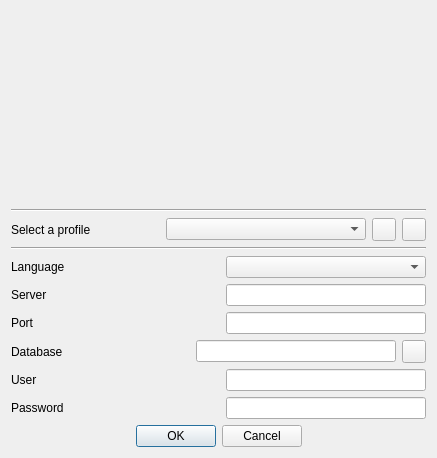
<?xml version="1.0" encoding="UTF-8"?>
<ui version="4.0">
 <class>frmAccess</class>
 <widget class="QDialog" name="frmAccess">
  <property name="windowModality">
   <enum>Qt::WindowModal</enum>
  </property>
  <property name="geometry">
   <rect>
    <x>0</x>
    <y>0</y>
    <width>437</width>
    <height>458</height>
   </rect>
  </property>
  <property name="sizePolicy">
   <sizepolicy hsizetype="Fixed" vsizetype="Fixed">
    <horstretch>0</horstretch>
    <verstretch>0</verstretch>
   </sizepolicy>
  </property>
  <property name="modal">
   <bool>true</bool>
  </property>
  <layout class="QHBoxLayout" name="horizontalLayout_8">
   <item>
    <layout class="QVBoxLayout" name="verticalLayout">
     <item>
      <layout class="QHBoxLayout" name="horizontalLayout_2">
       <item>
        <spacer name="horizontalSpacer_2">
         <property name="orientation">
          <enum>Qt::Horizontal</enum>
         </property>
         <property name="sizeHint" stdset="0">
          <size>
           <width>40</width>
           <height>20</height>
          </size>
         </property>
        </spacer>
       </item>
       <item>
        <widget class="QLabel" name="lblPixmap">
         <property name="sizePolicy">
          <sizepolicy hsizetype="Fixed" vsizetype="Fixed">
           <horstretch>0</horstretch>
           <verstretch>0</verstretch>
          </sizepolicy>
         </property>
         <property name="minimumSize">
          <size>
           <width>80</width>
           <height>80</height>
          </size>
         </property>
         <property name="maximumSize">
          <size>
           <width>80</width>
           <height>80</height>
          </size>
         </property>
         <property name="text">
          <string/>
         </property>
         <property name="scaledContents">
          <bool>true</bool>
         </property>
         <property name="alignment">
          <set>Qt::AlignCenter</set>
         </property>
        </widget>
       </item>
       <item>
        <spacer name="horizontalSpacer">
         <property name="orientation">
          <enum>Qt::Horizontal</enum>
         </property>
         <property name="sizeHint" stdset="0">
          <size>
           <width>40</width>
           <height>20</height>
          </size>
         </property>
        </spacer>
       </item>
      </layout>
     </item>
     <item>
      <widget class="QLabel" name="lbl">
       <property name="font">
        <font>
         <weight>75</weight>
         <bold>true</bold>
        </font>
       </property>
       <property name="text">
        <string/>
       </property>
       <property name="alignment">
        <set>Qt::AlignCenter</set>
       </property>
      </widget>
     </item>
     <item>
      <widget class="Line" name="line">
       <property name="orientation">
        <enum>Qt::Horizontal</enum>
       </property>
      </widget>
     </item>
     <item>
      <layout class="QHBoxLayout" name="horizontalLayout_9">
       <item>
        <widget class="QLabel" name="lblLanguage_2">
         <property name="text">
          <string>Select a profile</string>
         </property>
        </widget>
       </item>
       <item>
        <widget class="QComboBox" name="cmbProfiles">
         <property name="sizePolicy">
          <sizepolicy hsizetype="Expanding" vsizetype="Fixed">
           <horstretch>0</horstretch>
           <verstretch>0</verstretch>
          </sizepolicy>
         </property>
         <property name="maximumSize">
          <size>
           <width>200</width>
           <height>16777215</height>
          </size>
         </property>
         <property name="focusPolicy">
          <enum>Qt::NoFocus</enum>
         </property>
        </widget>
       </item>
       <item>
        <widget class="QToolButton" name="cmdProfileNew">
         <property name="focusPolicy">
          <enum>Qt::NoFocus</enum>
         </property>
         <property name="toolTip">
          <string>Create a new profile</string>
         </property>
         <property name="text">
          <string/>
         </property>
        </widget>
       </item>
       <item>
        <widget class="QToolButton" name="cmdProfileDelete">
         <property name="focusPolicy">
          <enum>Qt::NoFocus</enum>
         </property>
         <property name="toolTip">
          <string>Delete current profile</string>
         </property>
         <property name="text">
          <string/>
         </property>
        </widget>
       </item>
      </layout>
     </item>
     <item>
      <widget class="Line" name="line_2">
       <property name="orientation">
        <enum>Qt::Horizontal</enum>
       </property>
      </widget>
     </item>
     <item>
      <layout class="QHBoxLayout" name="horizontalLayout">
       <item>
        <widget class="QLabel" name="lblLanguage">
         <property name="text">
          <string>Language</string>
         </property>
        </widget>
       </item>
       <item>
        <widget class="QComboBox" name="cmbLanguages">
         <property name="sizePolicy">
          <sizepolicy hsizetype="Expanding" vsizetype="Fixed">
           <horstretch>0</horstretch>
           <verstretch>0</verstretch>
          </sizepolicy>
         </property>
         <property name="maximumSize">
          <size>
           <width>200</width>
           <height>16777215</height>
          </size>
         </property>
         <property name="focusPolicy">
          <enum>Qt::NoFocus</enum>
         </property>
        </widget>
       </item>
      </layout>
     </item>
     <item>
      <layout class="QHBoxLayout" name="horizontalLayout_3">
       <item>
        <widget class="QLabel" name="lblServer">
         <property name="text">
          <string>Server</string>
         </property>
        </widget>
       </item>
       <item>
        <widget class="QLineEdit" name="txtServer">
         <property name="maximumSize">
          <size>
           <width>200</width>
           <height>16777215</height>
          </size>
         </property>
         <property name="inputMethodHints">
          <set>Qt::ImhNone</set>
         </property>
         <property name="text">
          <string/>
         </property>
         <property name="echoMode">
          <enum>QLineEdit::Normal</enum>
         </property>
        </widget>
       </item>
      </layout>
     </item>
     <item>
      <layout class="QHBoxLayout" name="horizontalLayout_4">
       <item>
        <widget class="QLabel" name="lblPort">
         <property name="text">
          <string>Port</string>
         </property>
        </widget>
       </item>
       <item>
        <widget class="QLineEdit" name="txtPort">
         <property name="maximumSize">
          <size>
           <width>200</width>
           <height>16777215</height>
          </size>
         </property>
         <property name="text">
          <string/>
         </property>
        </widget>
       </item>
      </layout>
     </item>
     <item>
      <layout class="QHBoxLayout" name="horizontalLayout_5">
       <item>
        <widget class="QLabel" name="lblDatabase">
         <property name="text">
          <string>Database</string>
         </property>
        </widget>
       </item>
       <item>
        <widget class="QLineEdit" name="txtDB">
         <property name="maximumSize">
          <size>
           <width>200</width>
           <height>16777215</height>
          </size>
         </property>
        </widget>
       </item>
       <item>
        <widget class="QToolButton" name="cmdDatabaseNew">
         <property name="focusPolicy">
          <enum>Qt::NoFocus</enum>
         </property>
         <property name="toolTip">
          <string>Press to create a new database</string>
         </property>
         <property name="text">
          <string/>
         </property>
        </widget>
       </item>
      </layout>
     </item>
     <item>
      <layout class="QHBoxLayout" name="horizontalLayout_6">
       <item>
        <widget class="QLabel" name="lblUser">
         <property name="text">
          <string>User</string>
         </property>
        </widget>
       </item>
       <item>
        <widget class="QLineEdit" name="txtUser">
         <property name="maximumSize">
          <size>
           <width>200</width>
           <height>16777215</height>
          </size>
         </property>
        </widget>
       </item>
      </layout>
     </item>
     <item>
      <layout class="QHBoxLayout" name="horizontalLayout_7">
       <item>
        <widget class="QLabel" name="lblPass">
         <property name="text">
          <string>Password</string>
         </property>
        </widget>
       </item>
       <item>
        <widget class="QLineEdit" name="txtPass">
         <property name="sizePolicy">
          <sizepolicy hsizetype="Expanding" vsizetype="Fixed">
           <horstretch>0</horstretch>
           <verstretch>0</verstretch>
          </sizepolicy>
         </property>
         <property name="maximumSize">
          <size>
           <width>200</width>
           <height>16777215</height>
          </size>
         </property>
         <property name="inputMethodHints">
          <set>Qt::ImhHiddenText|Qt::ImhNoAutoUppercase|Qt::ImhNoPredictiveText|Qt::ImhSensitiveData</set>
         </property>
         <property name="echoMode">
          <enum>QLineEdit::Password</enum>
         </property>
        </widget>
       </item>
      </layout>
     </item>
     <item>
      <widget class="QDialogButtonBox" name="cmdYN">
       <property name="sizePolicy">
        <sizepolicy hsizetype="Expanding" vsizetype="Fixed">
         <horstretch>0</horstretch>
         <verstretch>0</verstretch>
        </sizepolicy>
       </property>
       <property name="locale">
        <locale language="English" country="UnitedKingdom"/>
       </property>
       <property name="standardButtons">
        <set>QDialogButtonBox::Cancel|QDialogButtonBox::Ok</set>
       </property>
       <property name="centerButtons">
        <bool>true</bool>
       </property>
      </widget>
     </item>
    </layout>
   </item>
  </layout>
 </widget>
 <tabstops>
  <tabstop>txtPass</tabstop>
  <tabstop>cmdYN</tabstop>
  <tabstop>txtServer</tabstop>
  <tabstop>txtPort</tabstop>
  <tabstop>txtDB</tabstop>
  <tabstop>txtUser</tabstop>
 </tabstops>
 <resources/>
 <connections/>
</ui>
